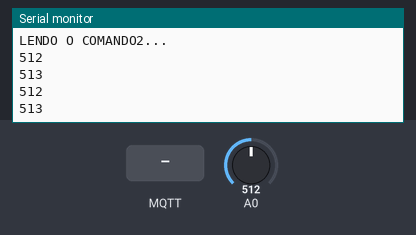
This sketch was run on a simulated ESP8266 (NodeMCU). Parts: the last lines printed to the serial monitor. Inputs (shaded band) come from the test bench; at power-on: A0 = 512. WiFi joins after 1.5 s; servers stay silent unless stated; no MQTT or app messages arrive unless stated.

Above: at 3.7 s.
3.8 s: MQTT message "1" arrives on the first subscribed topic
At 4.4 s:
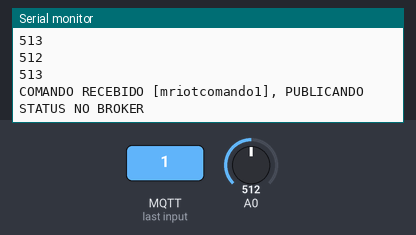
5.3 s: A0 set to 716
At 5.9 s:
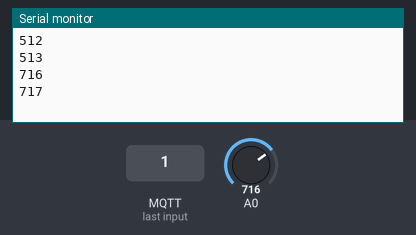
6.8 s: MQTT message "1" arrives on the second subscribed topic
At 7.1 s:
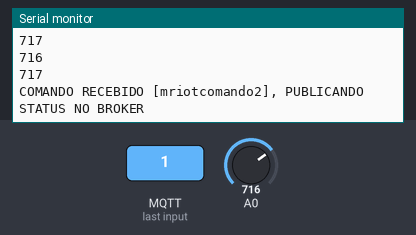
8.3 s: A0 set to 900
At 9.4 s:
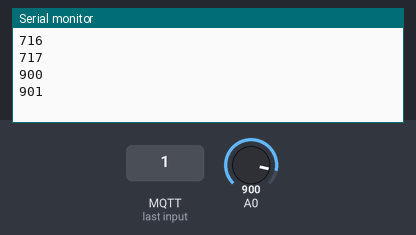
Timing chart, 0 to 10.8 s (numbered marks = the images above; inputs shaded):
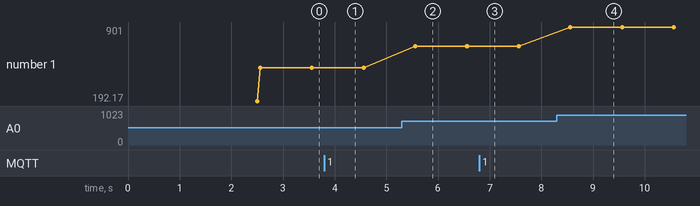

The sketch:

Envia2Publishs.ino
```cpp
#include <ESP8266WiFi.h>
#include <PubSubClient.h>

#define wifi_ssid "Felipe"
#define wifi_password "39588474"
#define mqtt_server "test.mosquitto.org"

#define mqtt_user "not used in this example"
#define mqtt_password "not used in this example"
#define topicStatusum "mriotstatus1"
#define topicStatusdois "mriotstatus2"
#define topicComandoum "mriotcomando1"
#define topicComandodois "mriotcomando2"

WiFiClient espClient;
PubSubClient client(espClient);
long lastMsg = 0;
int value;
int valuedois;

// INICIO RECEBE AS MENSAGENS DE COMANDO DO BROKER

void callback(char* topic, byte* payload, unsigned int length) {
  Serial.print("COMANDO RECEBIDO [");
  Serial.print(topic);
  Serial.print("], ");

  // convertendo o comando na porra de uma String
  String StringComando = "";
  StringComando = String((char*)payload);
  String comandoStr = "";

  for (int i = 0; i < length; i++) {
    comandoStr += (char)payload[i];
  }
  Serial.println("PUBLICANDO STATUS NO BROKER");
  // publicando no servidor broker
}

void setup_wifi() {
  delay(1000);
  // We start by connecting to a WiFi network
  Serial.println();
  Serial.print("CONECTANDO EM ");
  Serial.println(wifi_ssid);
  WiFi.begin(wifi_ssid, wifi_password);

  while (WiFi.status() != WL_CONNECTED) {
    delay(500);
    Serial.print(".");
  }
  Serial.println("");
  Serial.println("WiFi conectado");
  Serial.println("IP do IOT: ");
  Serial.println(WiFi.localIP());
}

// FINAL RECEBE AS MENSAGENS DE COMANDO DO BROKER

void reconnect() {
  // Loop until we're reconnected
  while (!client.connected()) {
    Serial.print("Conectando no MQTT broker ...");
    // Attempt to connect
    if (client.connect("TestMQTT")) { //* NOME DO CLIENTE
      Serial.println("conectado ao broker mosquitto");
      Serial.println("LENDO O COMANDO1...");
      client.subscribe(topicComandoum, 0);
      Serial.println("LENDO O COMANDO2...");
        client.subscribe(topicComandodois, 0);
    } else {
      Serial.print("failed, rc=");
      Serial.print(client.state());
      Serial.println(" tentando de novo em  5 seconds");
      // Wait 5 seconds before retrying
      delay(5000);
    }
  }//final enquanto mqtt estiver offline
}//final reconect

void setup() {
  Serial.begin(115200);
  setup_wifi();
  // put your setup code here, to run once:
  client.setServer(mqtt_server, 1883);
  // colocando o listener de menssagem do servidor
  client.setCallback(callback);
}

void loop() {

  if (!client.connected()) {
    reconnect();
  }

  client.loop();

  // INICIO MANDANDO O STATUS A CADA SEGUNDO
  long now = millis();
  if (now - lastMsg > 1000) {
    lastMsg = now;
    // publicando no servidor broker
    value = analogRead(A0);
    client.publish(topicStatusum, String(value).c_str(), true);
    Serial.println(value);
    valuedois = (value+1);
    client.publish(topicStatusdois, String(valuedois).c_str(), true);
    Serial.println(valuedois);
  }

  // FINAL MANDANDO O STATUS A CADA SEGUNDO
}// final loop
```

Measured:
- after the input at 3.8 s, the serial monitor: prints a new line at once (image 1)
- after the input at 5.3 s, the serial monitor: prints a new line after 0.26 s (image 2)
- after the input at 6.8 s, the serial monitor: prints a new line at once (image 3)
- after the input at 8.3 s, the serial monitor: prints a new line after 0.26 s (image 4)
- plotted number 1: 513 → 717 after the input at 5.3 s, 717 → 901 after the input at 8.3 s
